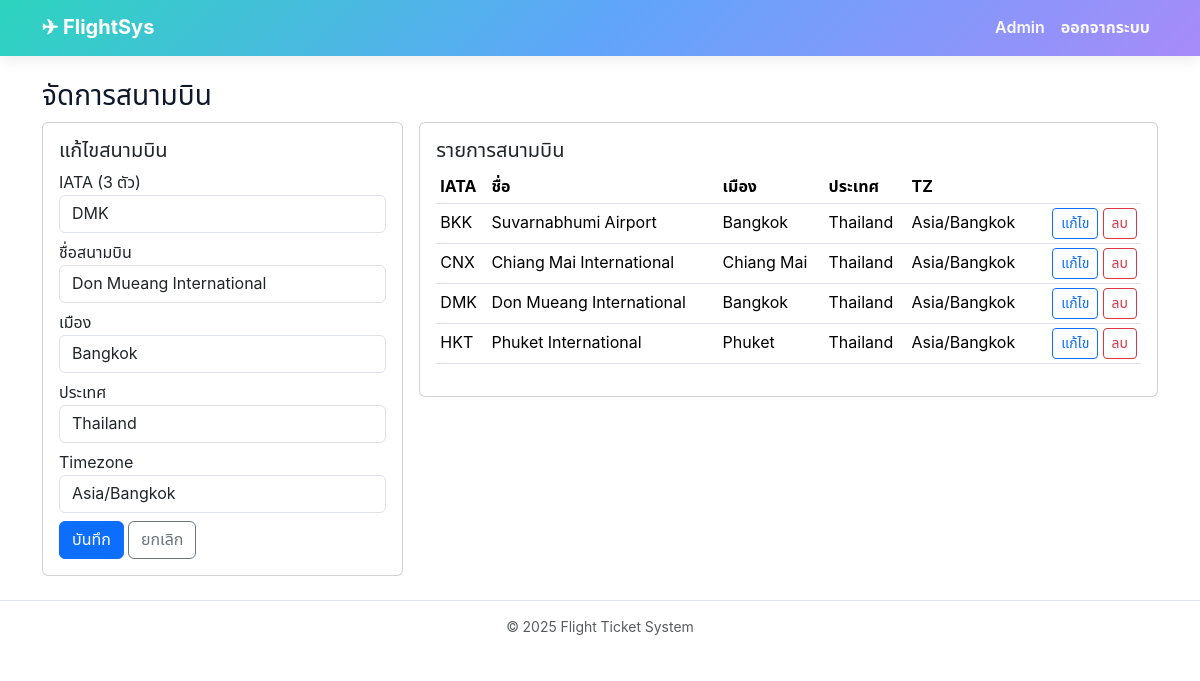
The app's page /admin/airports.php?edit=2 (signed in) with its own data.
### tables this page shows
CREATE TABLE airports (
  id INT AUTO_INCREMENT PRIMARY KEY,
  iata_code CHAR(3) NOT NULL UNIQUE,
  name VARCHAR(150) NOT NULL,
  city VARCHAR(100),
  country VARCHAR(100),
  timezone VARCHAR(64) DEFAULT 'UTC'
);

### admin/airports.php (the view, shortened to what this page needs)
<?php
require_once __DIR__.'/../config/db.php';
$mode = 'create';
$edit = null;
if (isset($_GET['edit'])) {
  $mode = 'update';
  $q = $pdo->prepare("SELECT * FROM airports WHERE id=?");
  $q->execute([(int)$_GET['edit']]);
  $edit = $q->fetch();
}
$rows = $pdo->query("SELECT * FROM airports ORDER BY iata_code")->fetchAll();
require_once __DIR__.'/../includes/header.php';
?>
<h3>จัดการสนามบิน</h3>
<div class="row g-3">
  <div class="col-md-4">
    <div class="card">
      <div class="card-body">
        <h5><?= $mode==='create' ? 'เพิ่มสนามบิน' : 'แก้ไขสนามบิน' ?></h5>
        <form method="post">
          <div class="mb-2"><label>IATA (3 ตัว)</label>
            <input class="form-control" name="iata_code" maxlength="3" required value="<?= $edit['iata_code'] ?? '' ?>"></div>
          <div class="mb-2"><label>ชื่อสนามบิน</label>
            <input class="form-control" name="name" required value="<?= $edit['name'] ?? '' ?>"></div>
          <div class="mb-2"><label>เมือง</label>
            <input class="form-control" name="city" value="<?= $edit['city'] ?? '' ?>"></div>
          <div class="mb-2"><label>ประเทศ</label>
            <input class="form-control" name="country" value="<?= $edit['country'] ?? '' ?>"></div>
          <div class="mb-2"><label>Timezone</label>
            <input class="form-control" name="timezone" value="<?= $edit['timezone'] ?? 'Asia/Bangkok' ?>"></div>
          <button class="btn btn-primary"><?= $mode==='create' ? 'เพิ่ม' : 'บันทึก' ?></button>
          <?php if($mode==='update'): ?><a href="airports.php" class="btn btn-outline-secondary">ยกเลิก</a><?php endif; ?>
        </form>
      </div>
    </div>
  </div>
  <div class="col-md-8">
    <div class="card">
      <div class="card-body">
        <h5>รายการสนามบิน</h5>
        <table class="table table-sm align-middle">
          <thead><tr><th>IATA</th><th>ชื่อ</th><th>เมือง</th><th>ประเทศ</th><th>TZ</th><th></th></tr></thead>
          <tbody>
          <?php foreach($rows as $r): ?>
            <tr>
              <td><?= htmlspecialchars($r['iata_code']) ?></td>
              <td><?= htmlspecialchars($r['name']) ?></td>
              <td><?= htmlspecialchars($r['city']) ?></td>
              <td><?= htmlspecialchars($r['country']) ?></td>
              <td><?= htmlspecialchars($r['timezone']) ?></td>
              <td class="text-end">
                <a class="btn btn-sm btn-outline-primary" href="?edit=<?= $r['id'] ?>">แก้ไข</a>
                <form method="post" class="d-inline" onsubmit="return confirm('ลบสนามบินนี้?')">
                  <button class="btn btn-sm btn-outline-danger">ลบ</button>
                </form>
              </td>
            </tr>
          <?php endforeach; ?>
          </tbody>
        </table>
      </div>
    </div>
  </div>
</div>
<?php require_once __DIR__.'/../includes/footer.php'; ?>

### assets/css/style.css (style rules this page uses)
:root { --brand:#2563eb; --gradient: linear-gradient(135deg,#2dd4bf 0%, #60a5fa 50%, #a78bfa 100%); }
body { font-family: "Noto Sans Thai","Inter",system-ui,-apple-system,"Segoe UI",Roboto,"Helvetica Neue",Arial,"Noto Sans",sans-serif; color:#0f172a; }

### records on screen
airports: iata_code "DMK", name "Don Mueang International", city "Bangkok", country "Thailand", timezone "Asia/Bangkok"
airports: iata_code "BKK", name "Suvarnabhumi Airport", city "Bangkok", country "Thailand", timezone "Asia/Bangkok"
airports: iata_code "CNX", name "Chiang Mai International", city "Chiang Mai", country "Thailand", timezone "Asia/Bangkok"
airports: iata_code "HKT", name "Phuket International", city "Phuket", country "Thailand", timezone "Asia/Bangkok"
